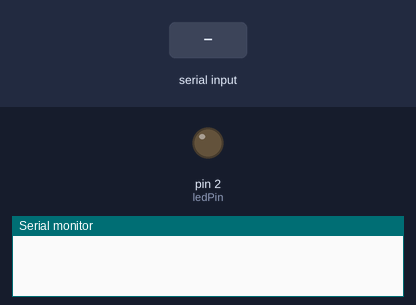
Bench run of a sketch on a simulated Arduino Uno, built with avr-gcc and run on an emulated ATmega328P. Parts: output pins drawn as LEDs (lit = HIGH), the last lines printed to the serial monitor. Inputs (shaded band) come from the test bench.

Above: at 1.2 s.
1.3 s: "1\n" received over Serial
At 3.0 s:
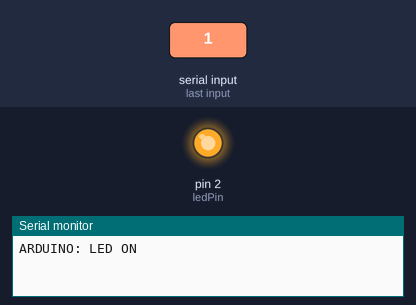
3.8 s: "2\n" received over Serial
At 6.1 s:
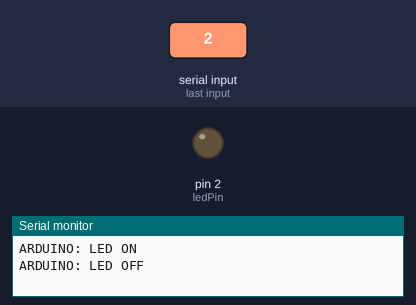
Timing chart, 0 to 7.6 s (numbered marks = the images above; inputs shaded):
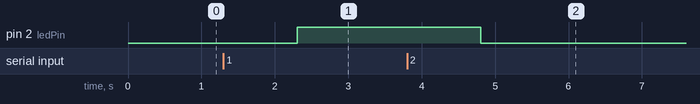

The sketch:

arduino.ino
```cpp
const int ledPin = 2;
String incoming;
int recievedCode = 0;

void setup() {
  pinMode(ledPin, OUTPUT);
  Serial.begin(9600);
}

void loop() {
  while (Serial.available()) {
    incoming = Serial.readString();
    recievedCode = incoming.toInt();
  }

  switch (recievedCode) {
    case 1:
      digitalWrite(ledPin, HIGH);
      Serial.println("ARDUINO: LED ON");
      recievedCode = 0;
      break;
    case 2:
      digitalWrite(ledPin, LOW);
      Serial.println("ARDUINO: LED OFF");
      recievedCode = 0;
      break;
    default:
      break;
  }
}
```

Measured:
- after the input at 1.3 s, pin 2 (ledPin): LOW → HIGH after 1.0 s
- after the input at 3.8 s, pin 2 (ledPin): HIGH → LOW after 1.0 s
